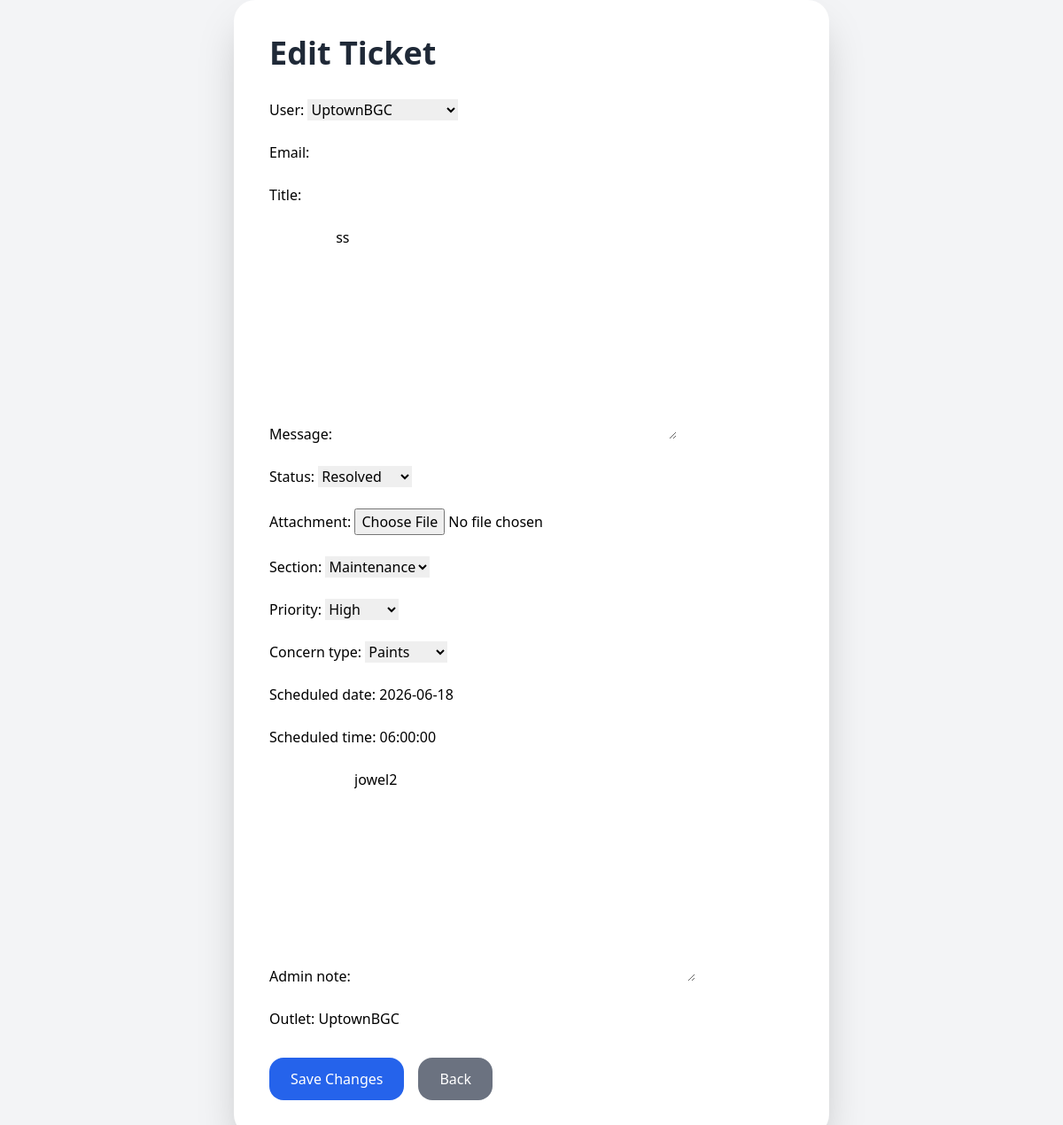
/edit/189/, run on an earlier commit of the app's database.
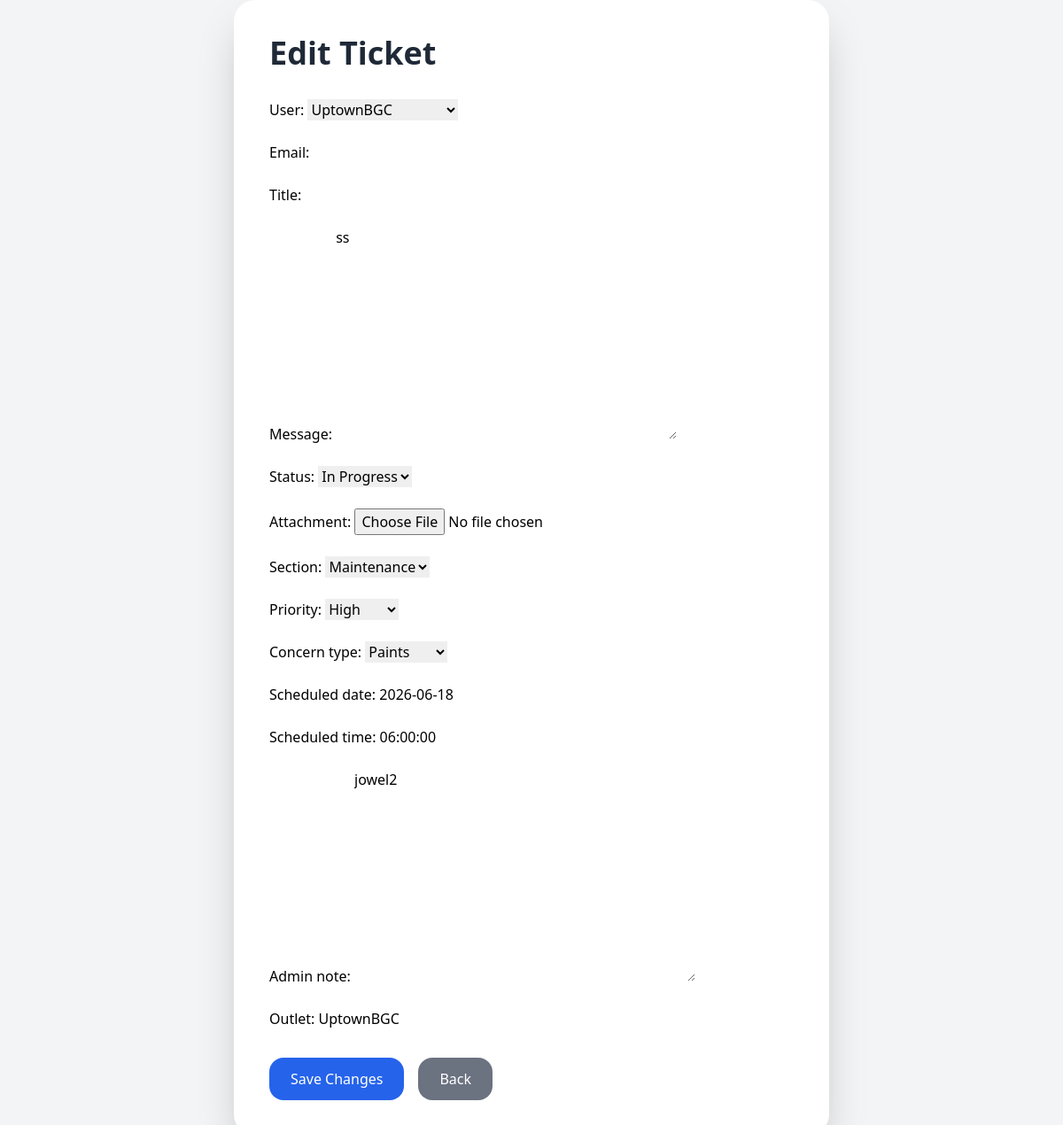
And on a later commit of the database.
### tickets/models.py (models this page shows, shortened)
class Ticket(models.Model):
    status_choices = [
    ('pending', 'Pending'),
    ('progress', 'In Progress'),
    ('resolved', 'Resolved'),
    ]
    PRIORITY_CHOICES = [
    ('Low', 'Low'),
    ('Medium', 'Medium'),
    ('High', 'High'),
    ]
    user = models.ForeignKey(User, on_delete=models.CASCADE)
    email = models.EmailField()
    title = models.CharField(max_length=100)
    message = models.TextField()
    status = models.CharField(max_length=20,choices=status_choices, default='pending')
    attachment = models.FileField(upload_to='tickets/', null=True, blank=True)
    created_at = models.DateTimeField(auto_now_add=True)
    section = models.ForeignKey(Section, on_delete=models.CASCADE, related_name="tickets", null=True, blank=True)
    priority = models.CharField(max_length=20, choices=PRIORITY_CHOICES, default='Medium')
    concern_type = models.ForeignKey(ConcernType, on_delete=models.SET_NULL, null=True, blank=True)
    scheduled_date = models.DateField(null=True, blank=True)
    scheduled_time = models.TimeField(null=True, blank=True)
    admin_note = models.TextField(blank=True, null=True)
    outlet = models.CharField(max_length=50)

### tickets/views.py (the view)
# urls.py: path('edit/<int:id>/', views.edit_ticket, name='edit_ticket'),
def edit_ticket(request, id):
    ticket = get_object_or_404(Ticket, id=id)
    if request.method == "POST":
        form = TicketForm(request.POST, request.FILES, instance=ticket)
        if form.is_valid():
            form.save()
            return redirect('admin_dashboard')
    else:
        form = TicketForm(instance=ticket)
    return render(request, 'edit_ticket.html', {'form': form, 'ticket': ticket})

### tickets/form.py
class TicketForm(forms.ModelForm):
    class Meta:
        model = Ticket
        fields = '__all__'

### tickets/models.py (called while the page is built)
    def __str__(self):
        return self.name

    def __str__(self):
        return self.name

### tickets/templates/edit_ticket.html (shortened to what this page needs)
<!DOCTYPE html>
<html>
<head>
    <script src="https://cdn.tailwindcss.com"></script>
</head>
<body class="bg-gray-100 min-h-screen flex items-center justify-center">
    <div class="bg-white p-10 rounded-3xl shadow-2xl w-full max-w-2xl">
        <h1 class="text-4xl font-bold mb-8 text-gray-800">
            Edit Ticket
        </h1>
        <form method="POST" enctype="multipart/form-data">
            <div class="space-y-6">
                {{ form.as_p }}
            </div>
            <div class="mt-8 flex gap-4">
                <button
                    type="submit"
                    class="bg-blue-600 hover:bg-blue-700 text-white px-6 py-3 rounded-2xl transition"
                >
                    Save Changes
                </button>
                <a
                    href="{% url 'admin_dashboard' %}"
                    class="bg-gray-500 hover:bg-gray-600 text-white px-6 py-3 rounded-2xl transition"
                >
                    Back
                </a>
            </div>
        </form>
    </div>
</body>
</html>

What changed in the data, as far as the page shows it:
changed Ticket "UptownBGC": status "Resolved" → "In Progress"
